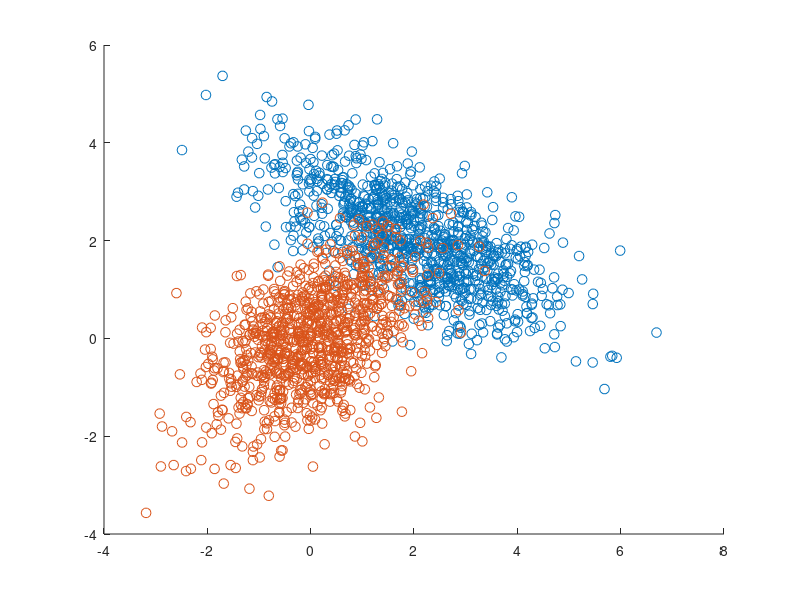

The MATLAB script that drew this image: (Note: this script raises an error after producing the figure.)
clc
N = 1000;
K = 2;
Sigma1 = [2 -1;-1 1];
mu1 = [2 2];
remu1=repmat(mu1,N,1);
[n1,d1]=size(remu1);
[E1,Lambda1]=eig(Sigma1);
U1 = sqrt(Lambda1)*E1';
X1 = randn(n1,d1)*U1 + remu1;
scatter(X1(:,1),X1(:,2),50,"bo");
hold on
Sigma2 = [1,0.5;0.5 1];
mu2 = [0 0];
remu2=repmat(mu2,N,1);
[n2,d2]=size(remu2);
[E2,Lambda2]=eig(Sigma2);
U2 = sqrt(Lambda2)*E2';
X2 = randn(n2,d2)*U2 + remu2;
scatter(X2(:,1),X2(:,2),50,"ro");
X=[X1;X2];


%LDA decision boundary
emu1 = sum(X1)/ N;
emu2 = sum(X2)/ N;
esum1 = [0 0;0 0]; 
for k=1:length(X1)
   esum1 = esum1+(X1(k,:)-emu1)'*(X1(k,:)-emu1);
end
esum2 = [0 0;0 0];
for k=1:length(X2)
   esum2 = esum2+(X2(k,:)-emu2)'*(X2(k,:)-emu2);
end
esigma = (esum1+esum2)/(N-K);
delta = @(x1,x2) [x1 x2]*inv(esigma)*emu1'-1/2*emu*inv(esigma)*emu1'-[x1 x2]*inv(esigma)*emu2'+1/2*emu*inv(esigma)*emu2';
fimplicit(delta,"g");


% Theoretical Bayes decision boundary
G = @(a,b)(2*pi)^(-1)*abs(det(Sigma1))^(-1/2)*exp((-1/2)*([a b]-mu1)*inv(Sigma1)*([a b]-mu1)') - (2*pi)^(-1)*abs(det(Sigma2))^(-1/2)*exp((-1/2)*([a b]-mu2)*inv(Sigma2)*([a b]-mu2)');
fimplicit(G,"k-");

% Empirical Bayes decision boundary
emu1 = sum(X1)/ N;
emu2 = sum(X2)/ N;
esum1 = [0 0;0 0]; 
for k=1:length(X1)
   esum1 = esum1+(X1(k,:)-emu1)'*(X1(k,:)-emu1);
end
esum2 = [0 0;0 0];
for k=1:length(X2)
   esum2 = esum2+(X2(k,:)-emu2)'*(X2(k,:)-emu2);
end
esigma1 = esum1/(N-1);
esigma2 = esum2/(N-1);
G = @(a,b)(2*pi)^(-1)*abs(det(esigma1))^(-1/2)*exp((-1/2)*([a b]-emu1)*inv(esigma1)*([a b]-emu1)') - (2*pi)^(-1)*abs(det(esigma2))^(-1/2)*exp((-1/2)*([a b]-emu2)*inv(esigma2)*([a b]-emu2)');
fimplicit(G,"k--");legend("sample1","sample2","LDA","Bayes(theoretical)","Bayes(estimated)",'Location','northwest')
xlabel('x1','FontSize',12);
ylabel('x2','FontSize',12);
hold off


